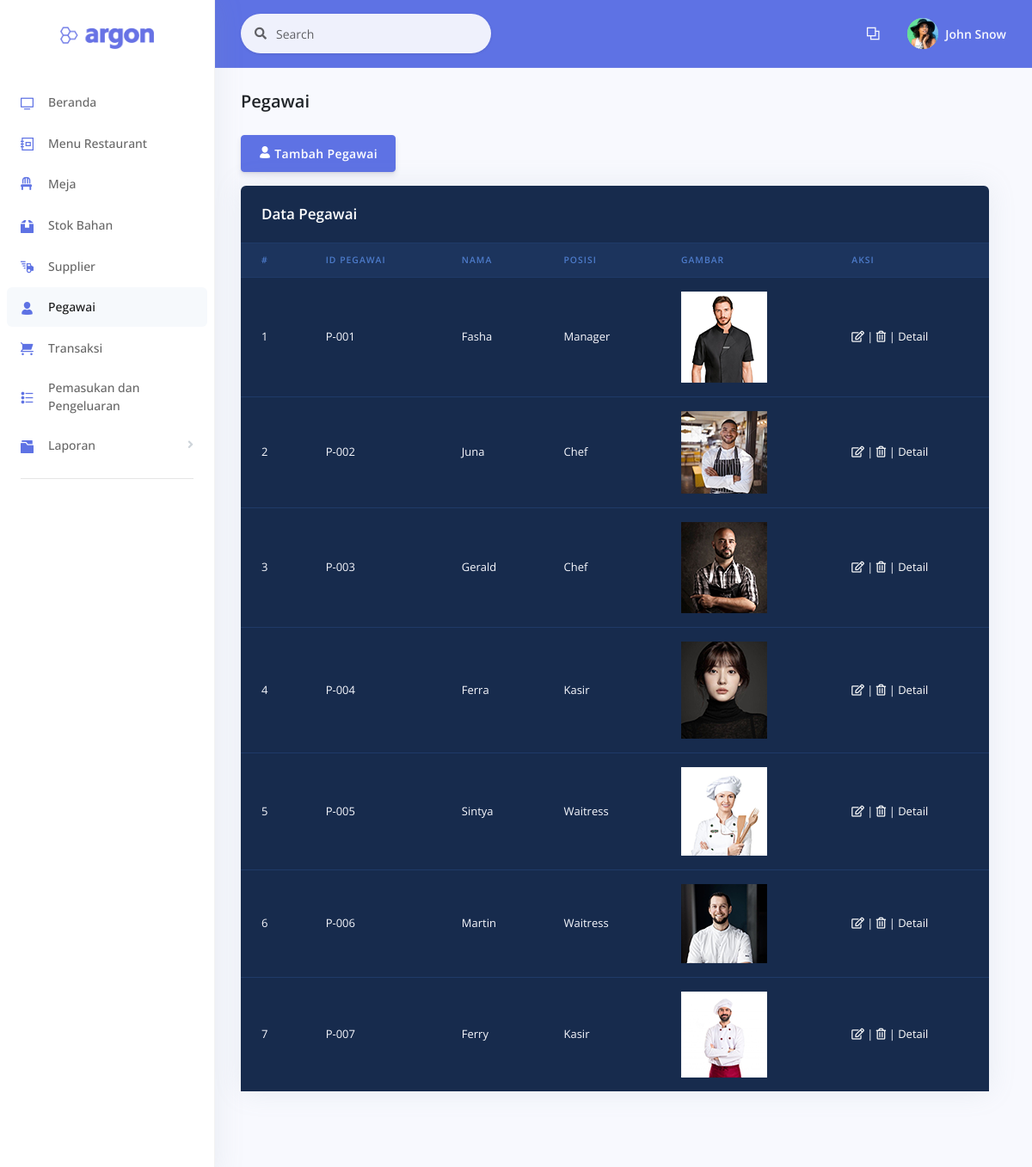
The page /examples/pegawai.php on the database its author committed.
### tables this page shows
CREATE TABLE `pegawai` (
  `id_pegawai` varchar(7) NOT NULL,
  `nama` varchar(50) NOT NULL,
  `posisi` varchar(50) NOT NULL,
  `alamat` varchar(100) NOT NULL,
  `tanggal_lahir` date NOT NULL,
  `no_telepon` varchar(13) NOT NULL,
  `gambar` varchar(100) NOT NULL
);

### examples/functions.php (called while the page is built, shortened)
<?php
function koneksi() {
	$conn = mysqli_connect("localhost", "root", "");
	mysqli_select_db($conn, "pw_restaurant");
	return $conn;
}
function query($sql) {
	$conn = koneksi();
	$result = mysqli_query($conn, "$sql");
	$rows = [];
	while ($row = mysqli_fetch_assoc($result)) {
		$rows[] = $row;
	}
	return $rows;
}
?>

### examples/pegawai.php (the view, shortened to what this page needs)
<?php
  require 'functions.php';
  $pegawai = query("SELECT * FROM pegawai");
?>
<!DOCTYPE html>
<html>
<head>
  <link rel="stylesheet" href="../assets/vendor/nucleo/css/nucleo.css" type="text/css">
  <link rel="stylesheet" href="../assets/vendor/@fortawesome/fontawesome-free/css/all.min.css" type="text/css">
  <link rel="stylesheet" href="../assets/css/argon.css?v=1.2.0" type="text/css">
  <link rel="stylesheet" href="../assets/css/style.css">
</head>
<body>
  <nav class="sidenav navbar navbar-vertical  fixed-left  navbar-expand-xs navbar-light bg-white" id="sidenav-main">
    <div class="scrollbar-inner">
      <div class="sidenav-header  align-items-center">
        <a class="navbar-brand" href="javascript:void(0)">
          <img src="../assets/img/brand/blue.png" class="navbar-brand-img" alt="...">
        </a>
      </div>
      <div class="navbar-inner">
        <div class="collapse navbar-collapse" id="sidenav-collapse-main">
          <ul class="navbar-nav">
            <li class="nav-item">
              <a class="nav-link" href="beranda.php">
                <i class="ni ni-tv-2 text-primary"></i>
                <span class="nav-link-text">Beranda</span>
              </a>
            </li>
            <li class="nav-item">
              <a class="nav-link" href="menu.php">
                <i class="ni ni-collection text-primary"></i>
                <span class="nav-link-text">Menu Restaurant</span>
              </a>
            </li>
            <li class="nav-item">
              <a class="nav-link" href="meja.php">
                <i class="fas fa-chair text-primary"></i>
                <span class="nav-link-text">Meja</span>
              </a>
            </li>
            <li class="nav-item">
              <a class="nav-link" href="stok.php">
                <i class="ni ni-box-2 text-primary"></i>
                <span class="nav-link-text">Stok Bahan</span>
              </a>
            </li>
            <li class="nav-item">
              <a class="nav-link" href="supplier.php">
                <i class="ni ni-delivery-fast text-primary"></i>
                <span class="nav-link-text">Supplier</span>
              </a>
            </li>
            <li class="nav-item">
              <a class="nav-link active" href="pegawai.php">
                <i class="ni ni-single-02 text-primary"></i>
                <span class="nav-link-text">Pegawai</span>
              </a>
            </li>
            <li class="nav-item">
              <a class="nav-link" href="transaksi.php">
                <i class="ni ni-cart text-primary"></i>
                <span class="nav-link-text">Transaksi</span>
              </a>
            </li>
            <li class="nav-item">
              <a class="nav-link" href="pemasukan_pengeluaran.php">
                <i class="ni ni-bullet-list-67 text-primary"></i>
                <span class="nav-link-text">Pemasukan dan Pengeluaran</span>
              </a>
            </li>
            <li class="nav-item">
              <a class="nav-link" data-toggle="collapse" href="#tables">
                <i class="ni ni-folder-17 text-primary"></i>
                <span class="nav-link-text">Laporan</span>
              </a>
            </li>
          </ul>
          <hr class="my-3">
        </div>
      </div>
    </div>
  </nav>
  <div class="main-content" id="panel">
    <nav class="navbar navbar-top navbar-expand navbar-dark bg-primary border-bottom">
      <div class="container-fluid">
        <div class="collapse navbar-collapse" id="navbarSupportedContent">
          <form class="navbar-search navbar-search-light form-inline mr-sm-3" id="navbar-search-main">
            <div class="form-group mb-0">
              <div class="input-group input-group-alternative input-group-merge">
                <div class="input-group-prepend">
                  <span class="input-group-text"><i class="fas fa-search"></i></span>
                </div>
                <input class="form-control" placeholder="Search" type="text">
              </div>
            </div>
          </form>
          <ul class="navbar-nav align-items-center  ml-md-auto ">
            <li class="nav-item dropdown">
              <a class="nav-link" href="#" role="button" data-toggle="dropdown" aria-haspopup="true" aria-expanded="false">
                <i class="ni ni-ungroup"></i>
              </a>
            </li>
          </ul>
          <ul class="navbar-nav align-items-center  ml-auto ml-md-0 ">
            <li class="nav-item dropdown">
              <a class="nav-link pr-0" href="#" role="button" data-toggle="dropdown" aria-haspopup="true" aria-expanded="false">
                <div class="media align-items-center">
                  <span class="avatar avatar-sm rounded-circle">
                    <img alt="Image placeholder" src="../assets/img/theme/team-4.jpg">
                  </span>
                  <div class="media-body  ml-2  d-none d-lg-block">
                    <span class="mb-0 text-sm  font-weight-bold">John Snow</span>
                  </div>
                </div>
              </a>
            </li>
          </ul>
        </div>
      </div>
    </nav>
    <div class="header pb-6">
      <div class="container-fluid">
        <div class="header-body">
          <div class="row align-items-center py-4">
            <div class="col-lg-6 col-7">
              <h6 class="h2 text-dark d-inline-block mb-0">Pegawai</h6>
            </div>
          </div>
          <a href="tambahpegawai.php"><button type="submit" class="btn btn-primary mb-3"><i class="ni ni-single-02"></i> Tambah Pegawai</button></a>
            <div class="row tabel-gelap">
              <div class="col">
                <div class="card bg-default shadow">
                  <div class="card-header bg-transparent border-0">
                    <h3 class="text-white mb-0">Data Pegawai</h3>
                  </div>
                  <div class="table-responsive">
                    <table class="table align-items-center table-dark table-flush">
                      <thead class="thead-dark">
                        <tr>
                          <th scope="col" class="sort" data-sort="name">#</th>
                          <th scope="col" class="sort" data-sort="budget">ID Pegawai</th>
                          <th scope="col" class="sort" data-sort="status">Nama</th>
                          <th scope="col" class="sort" data-sort="status">Posisi</th>
                          <th scope="col" class="sort" data-sort="status">Gambar</th>
                          <th scope="col" class="sort" data-sort="status">Aksi</th>
                        </tr>
                      </thead>
                      <tbody class="list">
                      <?php $i = 1; ?>
                      <?php foreach ($pegawai as $p) { ?>
                          <tr>
                            <td><?php echo $i++; ?></td>
                            <td><?php echo $p['id_pegawai']; ?></td>
                            <td><?php echo $p['nama']; ?></td>
                            <td><?php echo $p['posisi']; ?></td>
                            <td><img src="../assets/img/pegawai/<?php echo $p['gambar']; ?>" alt=""></td>
                            <td>
                            <a href=""><i class="far fa-edit text-white"></i></a> |
                            <a href=""><i class="far fa-trash-alt text-white"></i></a> |
                            <a href="detailpegawai.php?id_pegawai=<?php echo $p['id_pegawai']; ?>" class="text-white">Detail</a>
                            </td>
                          </tr>
                        <?php } ?>
                      </tbody>
                    </table>
                  </div>
                </div>
              </div>
            </div>
        </div>
      </div>
    </div>
    <div class="container-fluid mt--6">
      <footer class="footer pt-0">
      </footer>
    </div>
  </div>
</body>
</html>

### assets/css/style.css (style rules this page uses)
.tabel-gelap { width: 900px; }

### rows shown on the page
pegawai: id_pegawai "P-001", nama "Fasha", posisi "Manager", gambar (picture)
pegawai: id_pegawai "P-002", nama "Juna", posisi "Chef", gambar (picture)
pegawai: id_pegawai "P-003", nama "Gerald", posisi "Chef", gambar (picture)
pegawai: id_pegawai "P-004", nama "Ferra", posisi "Kasir", gambar (picture)
pegawai: id_pegawai "P-005", nama "Sintya", posisi "Waitress", gambar (picture)
pegawai: id_pegawai "P-006", nama "Martin", posisi "Waitress", gambar (picture)
pegawai: id_pegawai "P-007", nama "Ferry", posisi "Kasir", gambar (picture)
